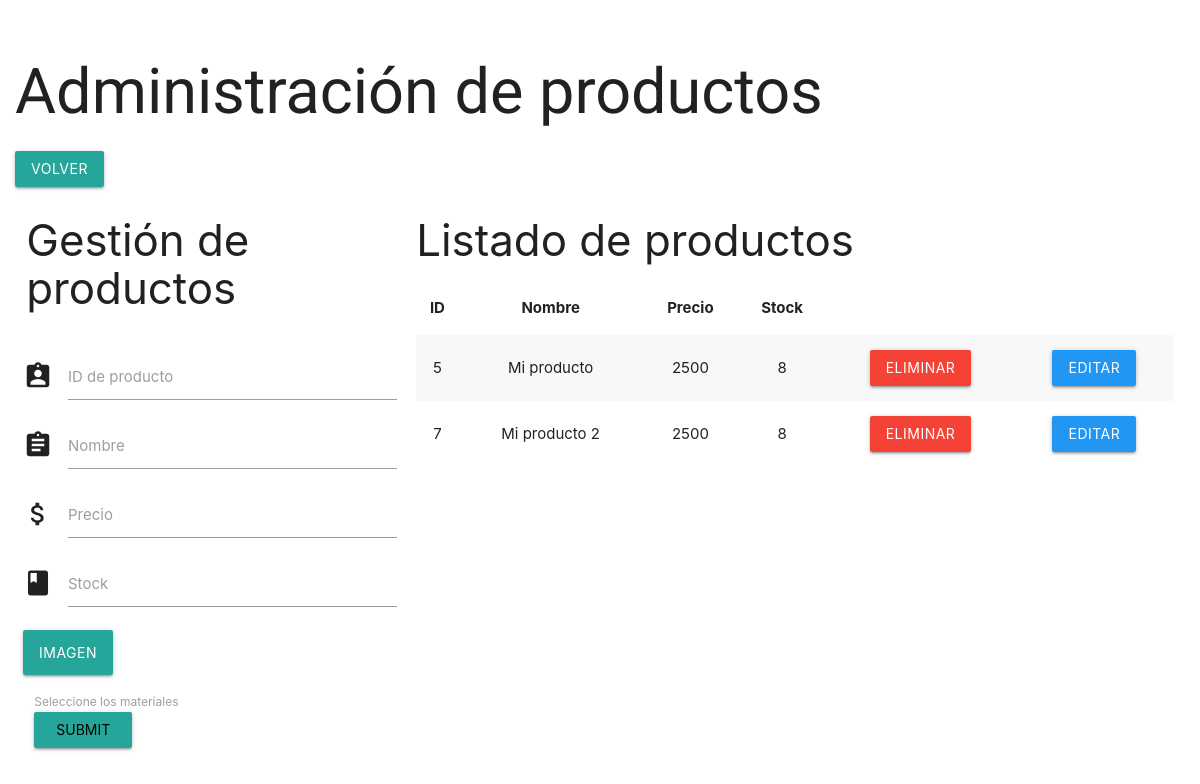
The page /products_administration (signed in) on the database its author committed.
### crud/models.py (models this page shows, shortened)
class Producto(models.Model):
    pro_id = models.IntegerField(primary_key = True)
    pro_nombre = models.CharField("Nombre del producto", max_length = 50)
    pro_precio = models.IntegerField("Precio del producto")
    pro_stock = models.IntegerField("Stock del producto")
    pro_img = models.ImageField(upload_to='products/')
    materiales = models.ManyToManyField(Material)
    class Meta:
        verbose_name = "Producto"
        verbose_name_plural = "Productos"

### crud/views.py (the view)
# urls.py: path('products_administration', views.products_administration, name="products_administration"),
@login_required
def products_administration(request):
    if request.user.has_perm('crud.view_producto'):
        try:
            if request.user.is_authenticated:
                permiso_adicion = request.user.has_perm('crud.add_producto')
                permiso_eliminacion = request.user.has_perm('crud.delete_producto')
                permiso_edicion = request.user.has_perm('crud.change_producto')
                productos = Producto.objects.all()
                materiales = Material.objects.all()
                return render(request, "admin_dash/productos_admin.html", {"productos_en_db" : productos,
                                                                           "material_en_db" : materiales,
                                                                           "permiso_adicion": permiso_adicion,
                                                                           "permiso_eliminacion": permiso_eliminacion,
                                                                           "permiso_edicion": permiso_edicion})
            else:
                return render(request, "/main_dash/index.html")
        except:
            return render(request, "main_dash/index.html", {"mensaje": "Ha ocurrido un problema al intentar procesar la solicitud"})
    else:
        return render(request, "admin_dash/main.html", {"mensaje": "el usuario no tiene permisos para acceder a esta sección"})

### templates/admin_dash/productos_admin.html (shortened to what this page needs)
{% load static%}
<!DOCTYPE html>
<html lang="es">
<head>
    <link rel="stylesheet" type="text/css" href='{%static "\styles\ADMINISTRACION PRODUCTOS\admin_productos.css"%}'>
    <link rel="stylesheet" href="https://cdnjs.cloudflare.com/ajax/libs/materialize/1.0.0/css/materialize.min.css">
</head>
<body>
    <h1>Administración de productos</h1>
    <button class="waves-effect waves-light btn"><a href="/admin_dash">Volver</a></button>
    <div class="row">
        <div class="col s4">
            <h3>Gestión de productos</h3>
            <div>
                <form action="/insert_new_products" enctype="multipart/form-data" method="POST">
                    <div class="row input-field">
                        <i class="material-icons prefix">assignment_ind</i>
                        <input id="pro_id" type="text" name="pro_id" class="validate" required>
                        <label for="pro_id">ID de producto</label>
                    </div>
                    <div class="row input-field">
                        <i class="material-icons prefix">assignment</i>
                        <input id="pro_nombre" type="text" name="pro_nombre" class="validate" required>
                        <label for="pro_nombre">Nombre</label>
                    </div>
                    <div class="row input-field">
                        <i class="material-icons prefix">attach_money</i>
                        <input id="pro_precio" type="number" name="pro_precio" class="validate" required>
                        <label for="pro_precio">Precio</label>
                    </div>
                    <div class="row input-field">
                        <i class="material-icons prefix">book</i>
                        <input id="pro_stock" type="number" name="pro_stock" class="validate" required>
                        <label for="pro_stock">Stock</label>
                    </div>
                    <div class="row file-field input-field">
                        <div class="btn">
                            <span>Imagen</span>
                        </div>
                    </div>
                    <div>
                        <label>Seleccione los materiales</label>
                    </div>
                    {% if permiso_adicion %}
                    <button class="waves-effect waves-light btn"><input type="submit"></button>
                    {% else %}
                    <button class="waves-effect waves-light btn" disabled><input type="submit"></button>
                    {% endif %}
                </form>
            </div>
        </div>
        <div class="col s8">
            <table class="striped centered responsive-table">
                <h3>Listado de productos</h3>
                <thead>
                    <tr>
                        <th>ID</th>
                        <th>Nombre</th>
                        <th>Precio</th>
                        <th>Stock</th>
                    </tr>
                </thead>
                <tbody>
                    {%for productos in productos_en_db%}
                    <tr>
                        <td>{{productos.pro_id}}</td>
                        <td>{{productos.pro_nombre}}</td>
                        <td>{{productos.pro_precio}}</td>
                        <td>{{productos.pro_stock}}</td>
                        {% if permiso_eliminacion %}
                        <td><button class="waves-effect waves-light red btn"><a href="/eliminar_producto/{{productos.pro_id}}">Eliminar</a></button></td>
                        {% else %}
                        <td><button class="waves-effect waves-light red btn" disabled><a href="">Eliminar</a></button></td>
                        {% endif %}
                        {% if permiso_edicion %}
                        <td><button class="waves-effect waves-light blue btn"><a href="/update_productos/{{productos.pro_id}}">Editar</a></button></td>
                        {% else %}
                        <td><button class="waves-effect waves-light blue btn" disabled><a>Editar</a></button></td>
                        {% endif %}
                    </tr>
                    {% endfor %}
                </tbody>
            </table>
        </div>
    </div>
</body>

### static/styles/ADMINISTRACION PRODUCTOS/admin_productos.css (style rules this page uses)
h1 { font-family: Roboto; font-size: medium; }
form { padding: 8px; }
button > a { color: white; }
body { padding: 15px; }

### rows shown on the page
Producto: pro_id "5", pro_nombre "Mi producto", pro_precio "2500", pro_stock "8"
Producto: pro_id "7", pro_nombre "Mi producto 2", pro_precio "2500", pro_stock "8"
